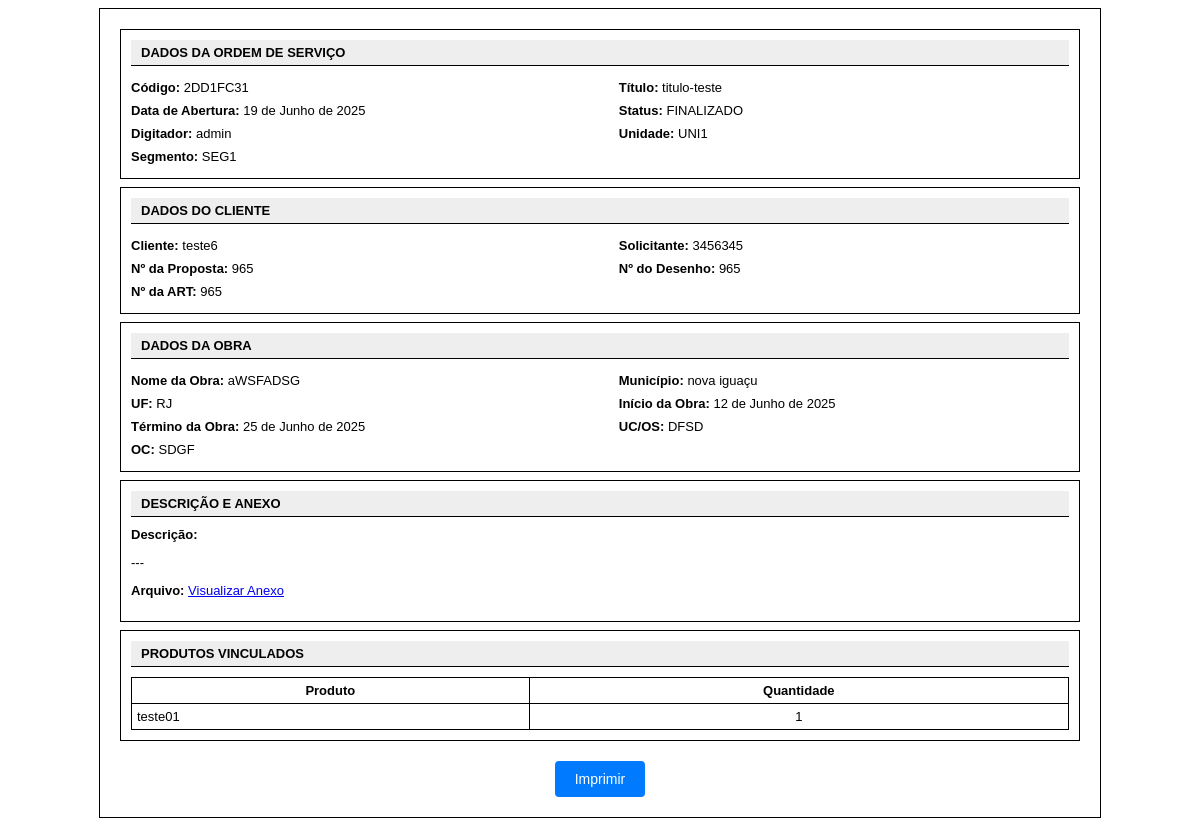
The page /pt-br/ordem_servico/os/ver/59/ on the database its author committed.
### ordem_servico/models.py (models this page shows, shortened)
class OrdemServico(models.Model):
    codigo = models.CharField(max_length=20, unique=True, blank=True, null=True)
    titulo = models.CharField(max_length=100)
    data_abertura = models.DateField()
    n_cliente = models.ForeignKey(Cliente, on_delete=models.CASCADE)
    digitador = models.ForeignKey(User, on_delete=models.CASCADE)
    unidade = models.ForeignKey(Unidade, on_delete=models.CASCADE)
    segmento = models.ForeignKey(Segmento, on_delete=models.CASCADE)
    status = models.ForeignKey(Status, on_delete=models.CASCADE)
    solicitante = models.CharField(max_length=100)
    n_proposta = models.IntegerField()
    n_desenho = models.IntegerField()
    n_art = models.IntegerField()
    obra_inicio = models.DateField()
    obra_termino = models.DateField()
    obra_nome = models.CharField(max_length=100)
    municipio = models.CharField(max_length=100)
    uf = models.CharField(max_length=2, choices=ESTADOS, default='RJ', blank=False, null=False)
    uc_os = models.CharField(max_length=100)
    oc = models.CharField(max_length=100)
    descricao = models.TextField(blank=True, null=True)
    arquivo = models.FileField(upload_to='anexos/')

class Status(models.Model):
    nome = models.CharField(max_length=100)
    def __str__(self):
        return self.nome

class Unidade(models.Model):
    nome = models.CharField(max_length=100)
    def __str__(self):
        return self.nome

class Segmento(models.Model):
    nome = models.CharField(max_length=100)
    def __str__(self):
        return self.nome

class ProdutoOrdemServico(models.Model):
    ordem_servico = models.ForeignKey(OrdemServico, on_delete=models.CASCADE, related_name='itens')
    produto = models.ForeignKey(Produto, on_delete=models.CASCADE)
    quantidade = models.PositiveIntegerField(default=1)
    baixa = models.BooleanField(default=False)

### clientes/models.py (models this page shows, shortened)
class Cliente(models.Model):
    codigo = models.CharField(max_length=20, unique=True, blank=True, null=True)
    nome_cliente = models.CharField(max_length=100)
    nome_fantasia = models.CharField(max_length=100, blank=True)
    data_inclusao = models.DateTimeField()
    cnpj_cpf = models.CharField(max_length=18, unique=True)
    inscricao_estadual = models.CharField(max_length=50)
    inscricao_municipal = models.CharField(max_length=50)
    email1 = models.EmailField()
    email2 = models.EmailField(blank=True, null=True)
    telefone1 = models.CharField(max_length=20, blank=True)
    telefone2 = models.CharField(max_length=20, blank=True)
    celular1 = models.CharField(max_length=20, blank=True)
    celular2 = models.CharField(max_length=20, blank=True)
    atividade = models.ForeignKey(Atividade, on_delete=models.SET_NULL, blank=False, null=True)
    segmento = models.ForeignKey(Segmento, on_delete=models.SET_NULL, blank=False, null=True)
    observacao = models.TextField(blank=True, null=True)
    logradouro_real = models.CharField(max_length=100, blank=False)
    numero_real = models.CharField(max_length=10, blank=False)
    complemento_real = models.CharField(max_length=50, blank=True)
    bairro_real = models.CharField(max_length=50, blank=False)
    cidade_real = models.CharField(max_length=50, blank=False)
    estado_real = models.CharField(max_length=2, choices=ESTADOS, default='RJ', blank=False, null=False)
    cep_real = models.CharField(max_length=10, blank=False)
    logradouro_cobranca = models.CharField(max_length=100, blank=True)
    numero_cobranca = models.CharField(max_length=10, blank=True)
    complemento_cobranca = models.CharField(max_length=50, blank=True)
    bairro_cobranca = models.CharField(max_length=50, blank=True)
    cidade_cobranca = models.CharField(max_length=50, blank=True)
    estado_cobranca = models.CharField(max_length=2, choices=ESTADOS, blank=True, null=True)
    cep_cobranca = models.CharField(max_length=10, blank=True)

### produtos/models.py (models this page shows, shortened)
class Produto(models.Model):
    SITUACAO_CHOICES = [
        ('ativo', 'Ativo'),
        ('fora_de_linha', 'Fora de linha'),
        ('ruptura', 'Ruptura'),
        ('preco_desatualizado', 'Preço desatualizado'),
        ('consumo_proprio', 'Consumo próprio'),
        ('nao_comercializado', 'Não comercializado'),
    ]
    codigo = models.CharField(max_length=20, unique=True, blank=True, null=True)
    nome = models.CharField(max_length=100)
    grupo = models.ForeignKey(Grupo, on_delete=models.SET_NULL, null=True)
    quantidade = models.IntegerField(default=0, blank=True)
    qtd_entrada = models.IntegerField()
    estoque_minimo = models.IntegerField()
    estoque_maximo = models.IntegerField()
    situacao = models.CharField(max_length=30, choices=SITUACAO_CHOICES, default='ativo')
    fabricante = models.ForeignKey(Fabricante, on_delete=models.SET_NULL, null=True)
    marca = models.ForeignKey(Marca, on_delete=models.SET_NULL, null=True)
    ref_fabricante = models.CharField(max_length=100)
    cod_embalagem = models.CharField(max_length=20, unique=True, blank=True, null=True)
    cod_barra = models.CharField(max_length=50)
    apresentacao = models.CharField(max_length=60)
    data_ultima_compra = models.DateField(blank=True, null=True)
    descricao = models.TextField(blank=True, null=True)

### ordem_servico/views.py (the view)
# urls.py: path('os/ver/<int:os_id>/', views.ver_os, name='ver_os'),
def ver_os(request, os_id):
    ordem = get_object_or_404(OrdemServico, id=os_id)
    return render(request, 'ordem_servico/ver_os.html', {'ordem': ordem})

### ordem_servico/templates/ordem_servico/ver_os.html (shortened to what this page needs)
<div class="nf-container">
  <div class="nf-section">
    <div class="nf-title">DADOS DA ORDEM DE SERVIÇO</div>
    <div class="nf-line">
      <div class="nf-field"><strong>Código:</strong> {{ ordem.codigo }}</div>
      <div class="nf-field"><strong>Título:</strong> {{ ordem.titulo }}</div>
      <div class="nf-field"><strong>Data de Abertura:</strong> {{ ordem.data_abertura }}</div>
      <div class="nf-field"><strong>Status:</strong> {{ ordem.status }}</div>
      <div class="nf-field"><strong>Digitador:</strong> {{ ordem.digitador }}</div>
      <div class="nf-field"><strong>Unidade:</strong> {{ ordem.unidade }}</div>
      <div class="nf-field"><strong>Segmento:</strong> {{ ordem.segmento }}</div>
    </div>
  </div>
  <div class="nf-section">
    <div class="nf-title">DADOS DO CLIENTE</div>
    <div class="nf-line">
      <div class="nf-field"><strong>Cliente:</strong> {{ ordem.n_cliente.nome_cliente }}</div>
      <div class="nf-field"><strong>Solicitante:</strong> {{ ordem.solicitante }}</div>
      <div class="nf-field"><strong>Nº da Proposta:</strong> {{ ordem.n_proposta }}</div>
      <div class="nf-field"><strong>Nº do Desenho:</strong> {{ ordem.n_desenho }}</div>
      <div class="nf-field"><strong>Nº da ART:</strong> {{ ordem.n_art }}</div>
    </div>
  </div>
  <div class="nf-section">
    <div class="nf-title">DADOS DA OBRA</div>
    <div class="nf-line">
      <div class="nf-field"><strong>Nome da Obra:</strong> {{ ordem.obra_nome }}</div>
      <div class="nf-field"><strong>Município:</strong> {{ ordem.municipio }}</div>
      <div class="nf-field"><strong>UF:</strong> {{ ordem.uf }}</div>
      <div class="nf-field"><strong>Início da Obra:</strong> {{ ordem.obra_inicio }}</div>
      <div class="nf-field"><strong>Término da Obra:</strong> {{ ordem.obra_termino }}</div>
      <div class="nf-field"><strong>UC/OS:</strong> {{ ordem.uc_os }}</div>
      <div class="nf-field"><strong>OC:</strong> {{ ordem.oc }}</div>
    </div>
  </div>
  <div class="nf-section">
    <div class="nf-title">DESCRIÇÃO E ANEXO</div>
    <div>
      <strong>Descrição:</strong><br>
      <p>{{ ordem.descricao|default:"---" }}</p>
      {% if ordem.arquivo %}
        <p><strong>Arquivo:</strong> <a href="{{ ordem.arquivo.url }}" target="_blank">Visualizar Anexo</a></p>
      {% else %}
        <p><strong>Arquivo:</strong> Nenhum anexo disponível.</p>
      {% endif %}
    </div>
  </div>
  <div class="nf-section">
    <div class="nf-title">PRODUTOS VINCULADOS</div>
    {% if ordem.itens.all %}
      <table style="width: 100%; border-collapse: collapse; font-size: 13px;">
        <thead>
          <tr>
            <th style="border: 1px solid #000; padding: 5px;">Produto</th>
            <th style="border: 1px solid #000; padding: 5px;">Quantidade</th>
          </tr>
        </thead>
        <tbody>
          {% for item in ordem.itens.all %}
            <tr>
              <td style="border: 1px solid #000; padding: 5px;">{{ item.produto.nome }}</td>
              <td style="border: 1px solid #000; padding: 5px; text-align: center;">{{ item.quantidade }}</td>
            </tr>
          {% endfor %}
        </tbody>
      </table>
    {% else %}
      <p>Nenhum produto vinculado a esta ordem de serviço.</p>
    {% endif %}
  </div>
  <div class="print-btn">
    <button onclick="window.print()"> Imprimir</button>
  </div>
</div>

### ordem_servico/templates/ordem_servico/ver_os.html (style rules this page uses)
.nf-container { max-width: 960px; margin: auto; padding: 20px; border: 1px solid #000; background-color: #fff; font-family: Arial, sans-serif; font-size: 13px; }
.nf-section { border: 1px solid #000; padding: 10px; margin-bottom: 8px; }
.nf-title { background-color: #eee; font-weight: bold; padding: 5px 10px; border-bottom: 1px solid #000; margin-bottom: 10px; }
.nf-line { display: flex; flex-wrap: wrap; justify-content: space-between; }
.nf-field { margin: 4px 0; width: 48%; }
.print-btn { text-align: center; margin-top: 20px; }
.print-btn button { padding: 10px 20px; font-size: 14px; background-color: #007bff; border: none; color: white; border-radius: 4px; cursor: pointer; }

### rows shown on the page
OrdemServico: codigo "2DD1FC31", titulo "titulo-teste", data_abertura "19 de Junho de 2025", status "FINALIZADO", digitador "admin", unidade "UNI1", segmento "SEG1", n_cliente.nome_cliente "teste6", solicitante "3456345", n_proposta "965", n_desenho "965", n_art "965", obra_nome "aWSFADSG", municipio "nova iguaçu", uf "RJ", obra_inicio "12 de Junho de 2025", obra_termino "25 de Junho de 2025", uc_os "DFSD", oc "SDGF", descricao "---"
ProdutoOrdemServico: produto.nome "teste01", quantidade "1"
